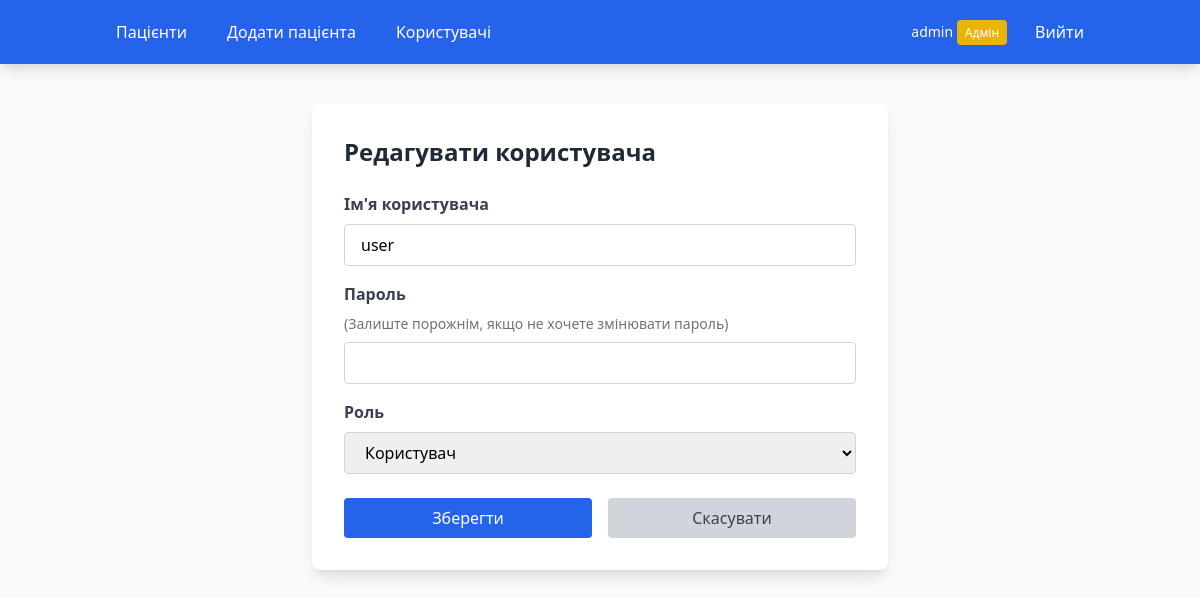
Page /admin/users/edit/2 (signed in) on the committed database.
### app/models.py (models this page shows, shortened)
class User(UserMixin, db.Model):
    __tablename__ = 'users'
    id = db.Column(db.Integer, primary_key=True)
    username = db.Column(db.String(80), unique=True, nullable=False)
    password_hash = db.Column(db.String(128), nullable=False)
    role = db.Column(db.String(20), nullable=False, default='user')
    created_at = db.Column(db.DateTime, default=datetime.utcnow)
    patients = db.relationship('Patient', backref='creator', lazy=True)
    def is_admin(self):
        return self.role == 'admin'

### app/routes/admin.py (the view)
@admin.route('/users/edit/<int:id>', methods=['GET', 'POST'])
@login_required
@admin_required
def edit_user(id):
    user = User.query.get_or_404(id)
    form = UserForm(original_username=user.username)
    if form.validate_on_submit():
        user.username = form.username.data
        user.role = form.role.data
        if form.password.data:
            user.set_password(form.password.data)
        db.session.commit()
        flash('Дані користувача оновлено!', 'success')
        return redirect(url_for('admin.users'))
    elif request.method == 'GET':
        form.username.data = user.username
        form.role.data = user.role
        form.password.data = ''
    return render_template('user_form.html', form=form, title='Редагувати користувача', edit=True)

### app/forms.py (shortened to what this page needs)
class UserForm(FlaskForm):
    username = StringField('Ім\'я користувача', validators=[DataRequired(), Length(min=3, max=80)])
    password = PasswordField('Пароль', validators=[DataRequired(), Length(min=6)])
    role = SelectField('Роль', choices=[('user', 'Користувач'), ('admin', 'Адміністратор')], validators=[DataRequired()])
    submit = SubmitField('Зберегти')
    def __init__(self, original_username=None, *args, **kwargs):
        super(UserForm, self).__init__(*args, **kwargs)
        self.original_username = original_username

### app/__init__.py (called while the page is built)
@login_manager.user_loader
def load_user(user_id):
    from app.models import User
    return User.query.get(int(user_id))

### app/routes/admin.py (called while the page is built)
def admin_required(f):
    @wraps(f)
    def decorated_function(*args, **kwargs):
        if not current_user.is_authenticated or not current_user.is_admin():
            flash('У вас немає доступу до цієї сторінки.', 'danger')
            return redirect(url_for('patients.index'))
        return f(*args, **kwargs)
    return decorated_function

### app/templates/user_form.html (shortened to what this page needs)
{% extends "base.html" %}
{% block content %}
<div class="max-w-xl mx-auto">
    <div class="bg-white rounded-lg shadow-lg p-8">
        <h1 class="text-2xl font-bold text-gray-800 mb-6">{{ title }}</h1>
        <form method="POST">
            <div class="mb-4">
                {{ form.username.label(class="block text-gray-700 font-semibold mb-2") }}
                {{ form.username(class="w-full px-4 py-2 border border-gray-300 rounded focus:outline-none focus:ring-2 focus:ring-blue-500") }}
            </div>
            <div class="mb-4">
                {{ form.password.label(class="block text-gray-700 font-semibold mb-2") }}
                {% if edit %}
                    <p class="text-sm text-gray-500 mb-2">(Залиште порожнім, якщо не хочете змінювати пароль)</p>
                {% endif %}
                {{ form.password(class="w-full px-4 py-2 border border-gray-300 rounded focus:outline-none focus:ring-2 focus:ring-blue-500") }}
            </div>
            <div class="mb-6">
                {{ form.role.label(class="block text-gray-700 font-semibold mb-2") }}
                {{ form.role(class="w-full px-4 py-2 border border-gray-300 rounded focus:outline-none focus:ring-2 focus:ring-blue-500") }}
            </div>
            <div class="flex gap-4">
                <button type="submit" class="flex-1 bg-blue-600 text-white py-2 rounded hover:bg-blue-700">
                    Зберегти
                </button>
                <a href="{{ url_for('admin.users') }}" class="flex-1 text-center bg-gray-300 text-gray-700 py-2 rounded hover:bg-gray-400">
                    Скасувати
                </a>
            </div>
        </form>
    </div>
</div>
{% endblock %}

### app/templates/base.html (shortened to what this page needs)
<!DOCTYPE html>
<html lang="uk">
<head>
    <script src="https://cdn.tailwindcss.com"></script>
</head>
<body class="bg-gray-50">
    {% if current_user.is_authenticated %}
    <nav class="bg-blue-600 text-white shadow-lg">
        <div class="container mx-auto px-4 py-3">
            <div class="flex justify-between items-center">
                <div class="flex space-x-4">
                    <a href="{{ url_for('patients.index') }}" class="hover:bg-blue-700 px-3 py-2 rounded">Пацієнти</a>
                    <a href="{{ url_for('patients.add') }}" class="hover:bg-blue-700 px-3 py-2 rounded">Додати пацієнта</a>
                    {% if current_user.is_admin() %}
                    <a href="{{ url_for('admin.users') }}" class="hover:bg-blue-700 px-3 py-2 rounded">Користувачі</a>
                    {% endif %}
                </div>
                <div class="flex items-center space-x-4">
                    <span class="text-sm">{{ current_user.username }}
                        {% if current_user.is_admin() %}
                        <span class="bg-yellow-500 text-xs px-2 py-1 rounded">Адмін</span>
                        {% endif %}
                    </span>
                    <a href="{{ url_for('auth.logout') }}" class="hover:bg-blue-700 px-3 py-2 rounded">Вийти</a>
                </div>
            </div>
        </div>
    </nav>
    {% endif %}
    <main class="container mx-auto px-4 py-6">
        {% block content %}{% endblock %}
    </main>
</body>
</html>

### rows in the picture
User: username "admin"
User: username "user", role "Користувач"

### other values in the picture
{{ title }} "Редагувати користувача"
